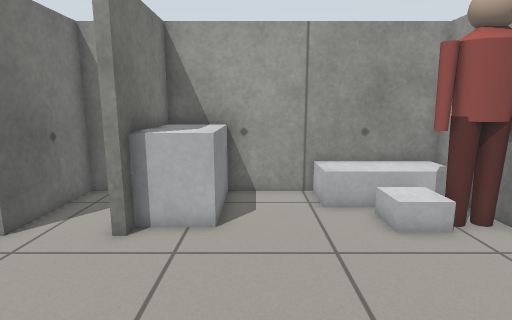
View 1 (above)

20 first-person views from a walk through a robot-simulator world made for Gazebo. The camera is 0.86 m above the floor, tilts 10° down and sees 80° across. Floor lines are 1 m apart. The floor is counted in squares, 0.25 m on a side. Each view is taken from the middle of a square. On the plan, view 1 faces up. The plan holds only what a view shows up to about 20 squares ahead; the rest is blank. Robots are left out. Some stock models are drawn as simple stand-ins.

View 2
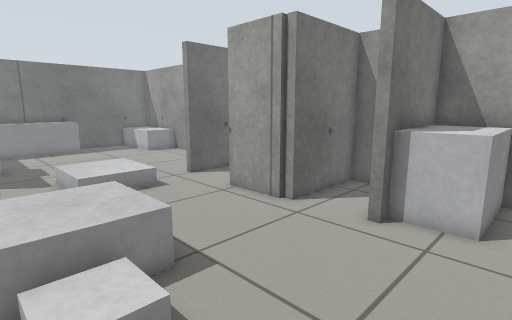

View 3
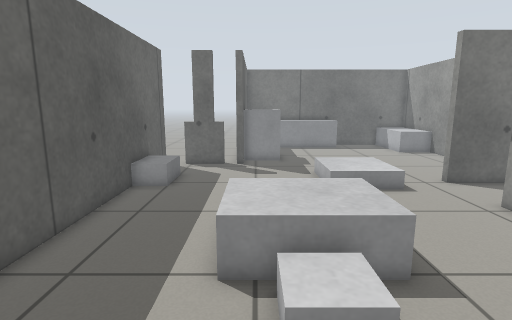

View 4
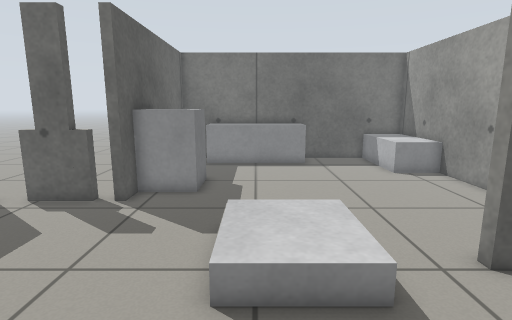

View 5
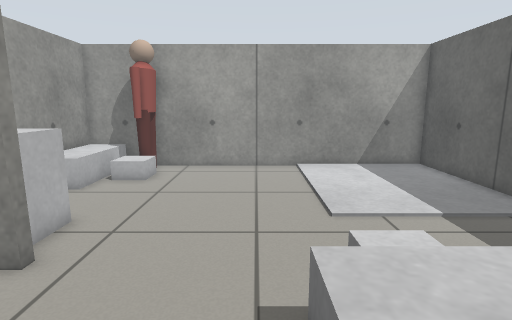

View 6
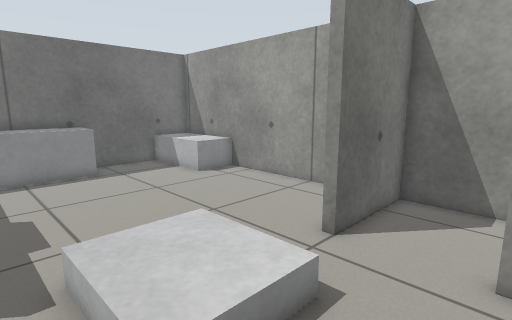

View 7
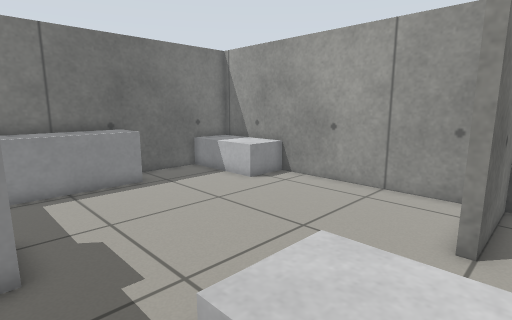

View 8
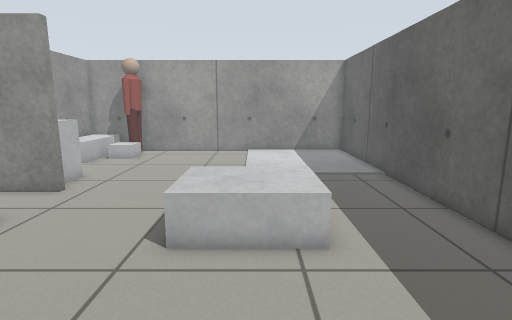

View 9
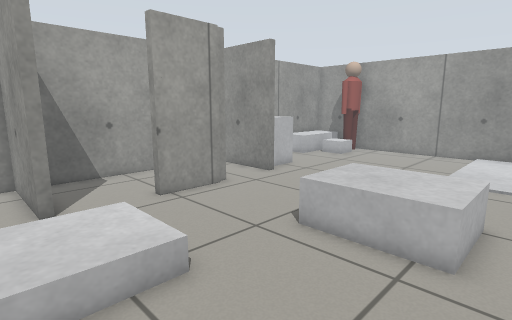

View 10
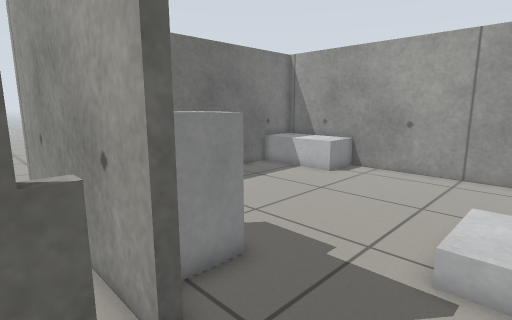

View 11
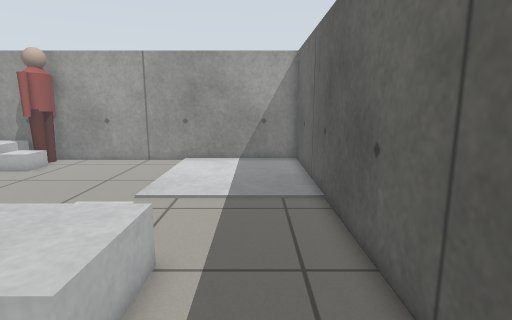

View 12
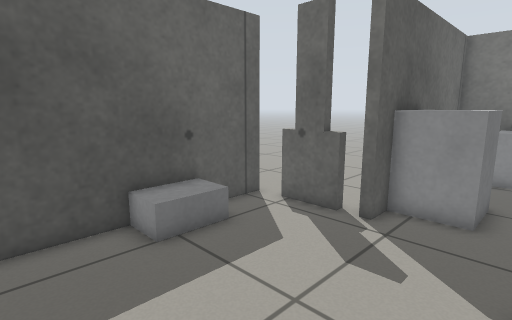

View 13
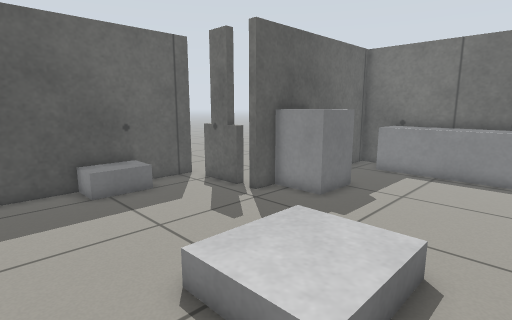

View 14
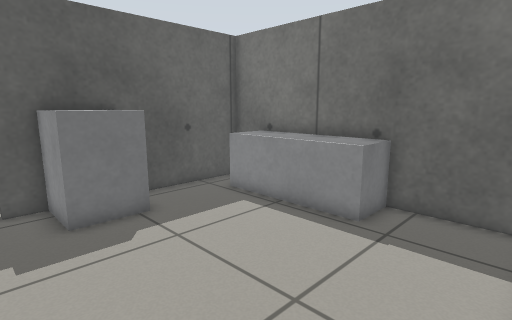

View 15
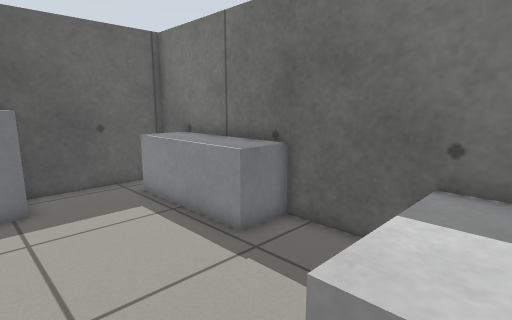

View 16
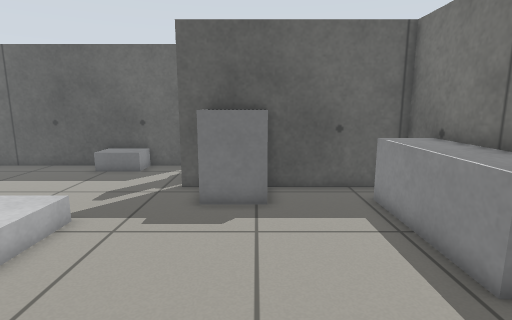

View 17
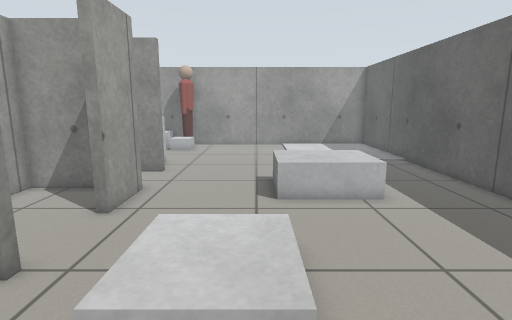

View 18
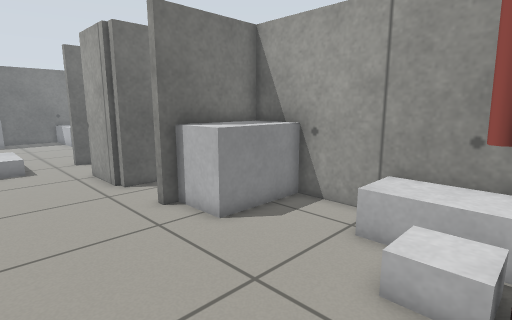

View 19
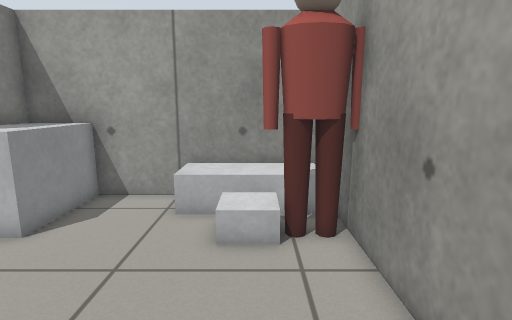

View 20
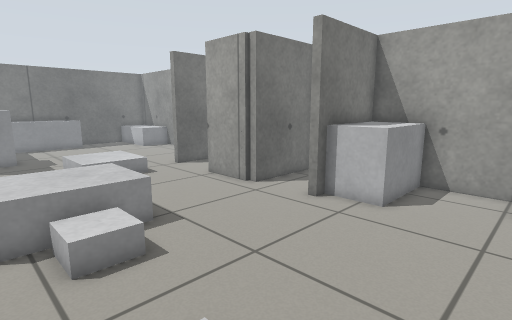

### Floor plan
Ten units are one square. View 1 is at (0, 0); x grows to the right and y downward. Boxes are objects, and circles mark ways between rooms. Rooms are numbered by the first view taken in them; rooms with no view inside come last. Other rooms are left out.
<svg viewBox="-290 -131 371 202">
<path fill="none" stroke="#000" d="M-140 -80 -144 -80 -144 -126 -284 -126 -284 18 -188 18 -188 22M-60 -126 -70 -126 -70 -80 -75 -80 -75 -78 -105 -78 -105 -83M-188 30 -188 55M-189 66 76 66 76 -126 -36 -126 -36 -80 -40 -80 -40 -118M-74 -99 -74 -126 -140 -126 -140 -80"/>
<rect x="-285" y="-65" width="30" height="70" fill="#bbb"><title>grey box</title></rect>
<rect x="-285" y="-125" width="50" height="30" fill="#bbb"><title>grey box</title></rect>
<rect x="-225" y="-15" width="30" height="30" fill="#bbb"><title>grey box</title></rect>
<rect x="-165" y="45" width="40" height="20" fill="#bbb"><title>grey box</title></rect>
<rect x="-165" y="-55" width="40" height="40" fill="#bbb"><title>grey box</title></rect>
<rect x="-95" y="-25" width="40" height="50" fill="#bbb"><title>grey box</title></rect>
<rect x="-55" y="-15" width="20" height="30" fill="#bbb"><title>grey box</title></rect>
<rect x="-35" y="-125" width="30" height="40" fill="#bbb"><title>grey box</title></rect>
<rect x="15" y="-125" width="60" height="30" fill="#bbb"><title>grey box</title></rect>
<rect x="35" y="-105" width="30" height="30" fill="#bbb"><title>grey box</title></rect>
<rect x="45" y="-95" width="30" height="20" fill="#bbb"><title>person</title></rect>
<circle cx="-120" cy="-80" r="3" fill="#2a7"/>
<text x="-90" y="-30">1</text>
<text x="-110" y="-110">2</text>
</svg>
Room 1 opens to room 2.

Where each view was taken, in squares from view 1:
view 1: 0 up, 0 right, facing up
view 2: 1 down, 0 right, facing up-left
view 3: 1 down, 0 right, facing left
view 4: 3 up, 8 left, facing left
view 5: 3 up, 10 left, facing right
view 6: 1 up, 10 left, facing up-left
view 7: 0 up, 13 left, facing up-left
view 8: 0 up, 16 left, facing right
view 9: 3 down, 16 left, facing up-right
view 10: 4 down, 15 left, facing up-left
view 11: 4 down, 12 left, facing right
view 12: 2 up, 10 left, facing down-left
view 13: 7 up, 10 left, facing down-left
view 14: 10 up, 18 left, facing down-left
view 15: 12 up, 21 left, facing down-left
view 16: 11 up, 22 left, facing down
view 17: 3 up, 20 left, facing right
view 18: 3 up, 6 right, facing up-left
view 19: 1 up, 5 right, facing up
view 20: 2 down, 3 right, facing up-left
